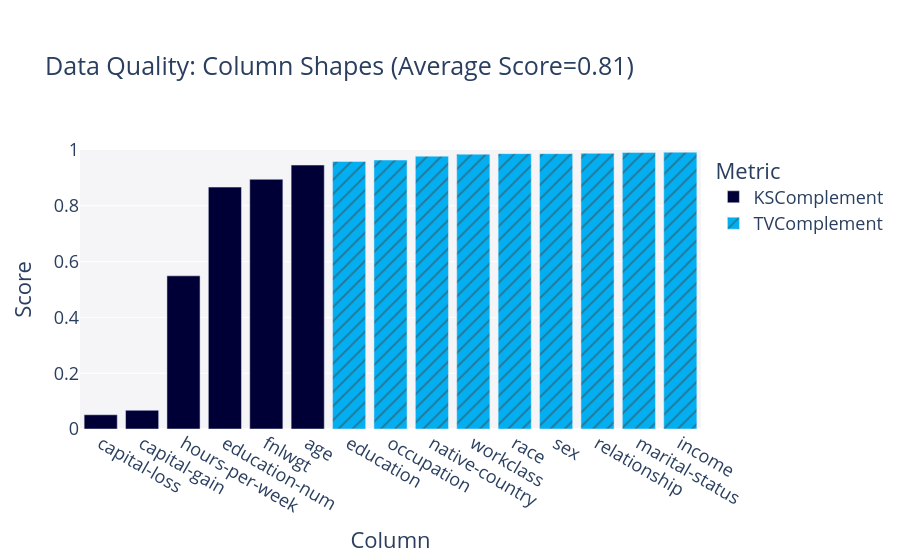

Notebook code for this chart:
### Markdown cell above
## Statistical similarity evaluation

### Code cell
metadata = convert_metadata_to_sdm_format(full_ds.description.schema)
quality_report = QualityReport()
quality_report.generate(train_ds.data, synth_data.data, metadata)
fig = quality_report.get_visualization(property_name='Column Shapes')
fig.show()

results_exp['Column Pair Trends'] = quality_report.get_details('Column Pair Trends').mean()['Score']
results_exp['Column Shapes'] = quality_report.get_details('Column Shapes').mean()['Score']

### Figure 1 — Plotly figure (JSON) as saved in the notebook; plotly's stock layout.template omitted (floating-point values rounded to 4 significant figures)
{"data": [{"alignmentgroup": "True", "customdata": [["KSComplement"], ["KSComplement"], ["KSComplement"], ["KSComplement"], ["KSComplement"], ["KSComplement"]], "hovertemplate": "<b>%{hovertext}</b><br><br>Metric=%{customdata[0]}<br>Score=%{y}<extra></extra>", "hovertext": ["age", "fnlwgt", "education-num", "capital-gain", "capital-loss", "hours-per-week"], "legendgroup": "KSComplement", "marker": {"color": "#000036", "pattern": {"shape": ""}}, "name": "KSComplement", "offsetgroup": "KSComplement", "orientation": "v", "showlegend": true, "textposition": "auto", "type": "bar", "x": ["age", "fnlwgt", "education-num", "capital-gain", "capital-loss", "hours-per-week"], "xaxis": "x", "y": [0.946, 0.895, 0.867, 0.067, 0.051, 0.549], "yaxis": "y"}, {"alignmentgroup": "True", "customdata": [["TVComplement"], ["TVComplement"], ["TVComplement"], ["TVComplement"], ["TVComplement"], ["TVComplement"], ["TVComplement"], ["TVComplement"], ["TVComplement"]], "hovertemplate": "<b>%{hovertext}</b><br><br>Metric=%{customdata[0]}<br>Score=%{y}<extra></extra>", "hovertext": ["workclass", "education", "marital-status", "occupation", "relationship", "race", "sex", "native-country", "income"], "legendgroup": "TVComplement", "marker": {"color": "#03AFF1", "pattern": {"shape": "/"}}, "name": "TVComplement", "offsetgroup": "TVComplement", "orientation": "v", "showlegend": true, "textposition": "auto", "type": "bar", "x": ["workclass", "education", "marital-status", "occupation", "relationship", "race", "sex", "native-country", "income"], "xaxis": "x", "y": [0.985, 0.959, 0.991, 0.964, 0.988, 0.987, 0.987, 0.978, 0.992], "yaxis": "y"}], "layout": {"barmode": "relative", "font": {"size": 18}, "legend": {"title": {"text": "Metric"}, "tracegroupgap": 0}, "margin": {"t": 150}, "plot_bgcolor": "#F5F5F8", "title": {"text": "Data Quality: Column Shapes (Average Score=0.81)"}, "xaxis": {"anchor": "y", "categoryorder": "total ascending", "domain": [0, 1], "title": {"text": "Column"}}, "yaxis": {"anchor": "x", "domain": [0, 1], "range": [0, 1], "title": {"text": "Score"}}}}
